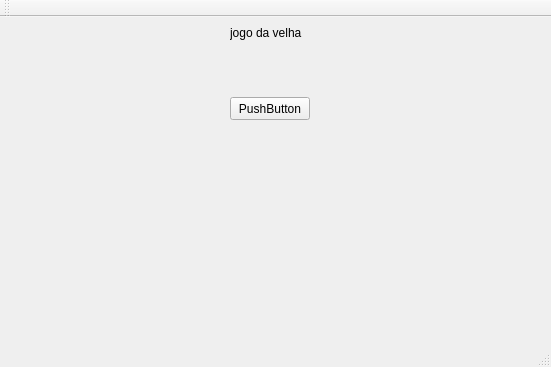
<?xml version="1.0" encoding="UTF-8"?>
<ui version="4.0">
 <class>MainWindow</class>
 <widget class="QMainWindow" name="MainWindow">
  <property name="geometry">
   <rect>
    <x>0</x>
    <y>0</y>
    <width>551</width>
    <height>367</height>
   </rect>
  </property>
  <property name="windowTitle">
   <string>MainWindow</string>
  </property>
  <widget class="QWidget" name="centralWidget">
   <widget class="QPushButton" name="pushButton">
    <property name="geometry">
     <rect>
      <x>230</x>
      <y>80</y>
      <width>80</width>
      <height>23</height>
     </rect>
    </property>
    <property name="text">
     <string>PushButton</string>
    </property>
   </widget>
   <widget class="QLabel" name="label">
    <property name="geometry">
     <rect>
      <x>230</x>
      <y>0</y>
      <width>81</width>
      <height>31</height>
     </rect>
    </property>
    <property name="text">
     <string>jogo da velha</string>
    </property>
   </widget>
  </widget>
  <widget class="QMenuBar" name="menuBar">
   <property name="geometry">
    <rect>
     <x>0</x>
     <y>0</y>
     <width>551</width>
     <height>20</height>
    </rect>
   </property>
  </widget>
  <widget class="QToolBar" name="mainToolBar">
   <attribute name="toolBarArea">
    <enum>TopToolBarArea</enum>
   </attribute>
   <attribute name="toolBarBreak">
    <bool>false</bool>
   </attribute>
  </widget>
  <widget class="QStatusBar" name="statusBar"/>
 </widget>
 <layoutdefault spacing="6" margin="11"/>
 <resources/>
 <connections/>
</ui>
